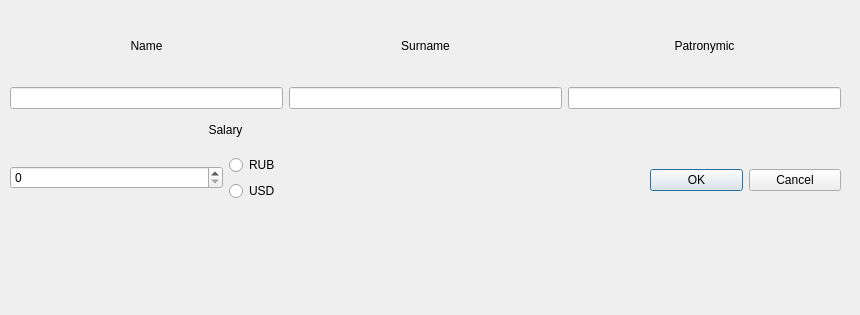
<?xml version="1.0" encoding="UTF-8"?>
<ui version="4.0">
 <class>Dialog</class>
 <widget class="QDialog" name="Dialog">
  <property name="geometry">
   <rect>
    <x>0</x>
    <y>0</y>
    <width>860</width>
    <height>315</height>
   </rect>
  </property>
  <property name="windowTitle">
   <string>Dialog</string>
  </property>
  <widget class="QWidget" name="verticalLayoutWidget_2">
   <property name="geometry">
    <rect>
     <x>10</x>
     <y>110</y>
     <width>431</width>
     <height>91</height>
    </rect>
   </property>
   <layout class="QVBoxLayout" name="verticalLayout_2">
    <item>
     <widget class="QLabel" name="label">
      <property name="layoutDirection">
       <enum>Qt::LeftToRight</enum>
      </property>
      <property name="text">
       <string>Salary</string>
      </property>
      <property name="alignment">
       <set>Qt::AlignCenter</set>
      </property>
     </widget>
    </item>
    <item>
     <layout class="QHBoxLayout" name="horizontalLayout_2">
      <item>
       <widget class="QSpinBox" name="spinBox">
        <property name="maximum">
         <number>9999999</number>
        </property>
       </widget>
      </item>
      <item>
       <layout class="QVBoxLayout" name="verticalLayout">
        <item>
         <widget class="QRadioButton" name="radioButton">
          <property name="text">
           <string>RUB</string>
          </property>
         </widget>
        </item>
        <item>
         <widget class="QRadioButton" name="radioButton_2">
          <property name="text">
           <string>USD</string>
          </property>
         </widget>
        </item>
       </layout>
      </item>
     </layout>
    </item>
   </layout>
  </widget>
  <widget class="QWidget" name="verticalLayoutWidget_3">
   <property name="geometry">
    <rect>
     <x>10</x>
     <y>10</y>
     <width>831</width>
     <height>99</height>
    </rect>
   </property>
   <layout class="QVBoxLayout" name="verticalLayout_3">
    <item>
     <layout class="QHBoxLayout" name="horizontalLayout_3">
      <item>
       <widget class="QLabel" name="label_2">
        <property name="text">
         <string>Name</string>
        </property>
        <property name="alignment">
         <set>Qt::AlignCenter</set>
        </property>
       </widget>
      </item>
      <item>
       <widget class="QLabel" name="label_3">
        <property name="text">
         <string>Surname</string>
        </property>
        <property name="alignment">
         <set>Qt::AlignCenter</set>
        </property>
       </widget>
      </item>
      <item>
       <widget class="QLabel" name="label_4">
        <property name="text">
         <string>Patronymic</string>
        </property>
        <property name="alignment">
         <set>Qt::AlignCenter</set>
        </property>
       </widget>
      </item>
     </layout>
    </item>
    <item>
     <layout class="QHBoxLayout" name="horizontalLayout">
      <item>
       <widget class="QLineEdit" name="lineEdit"/>
      </item>
      <item>
       <widget class="QLineEdit" name="lineEdit_2"/>
      </item>
      <item>
       <widget class="QLineEdit" name="lineEdit_3"/>
      </item>
     </layout>
    </item>
   </layout>
  </widget>
  <widget class="QWidget" name="horizontalLayoutWidget">
   <property name="geometry">
    <rect>
     <x>650</x>
     <y>160</y>
     <width>191</width>
     <height>41</height>
    </rect>
   </property>
   <layout class="QHBoxLayout" name="horizontalLayout_4">
    <item>
     <widget class="QPushButton" name="pushButton">
      <property name="text">
       <string>OK</string>
      </property>
     </widget>
    </item>
    <item>
     <widget class="QPushButton" name="pushButton_2">
      <property name="text">
       <string>Cancel</string>
      </property>
     </widget>
    </item>
   </layout>
  </widget>
 </widget>
 <resources/>
 <connections/>
</ui>
